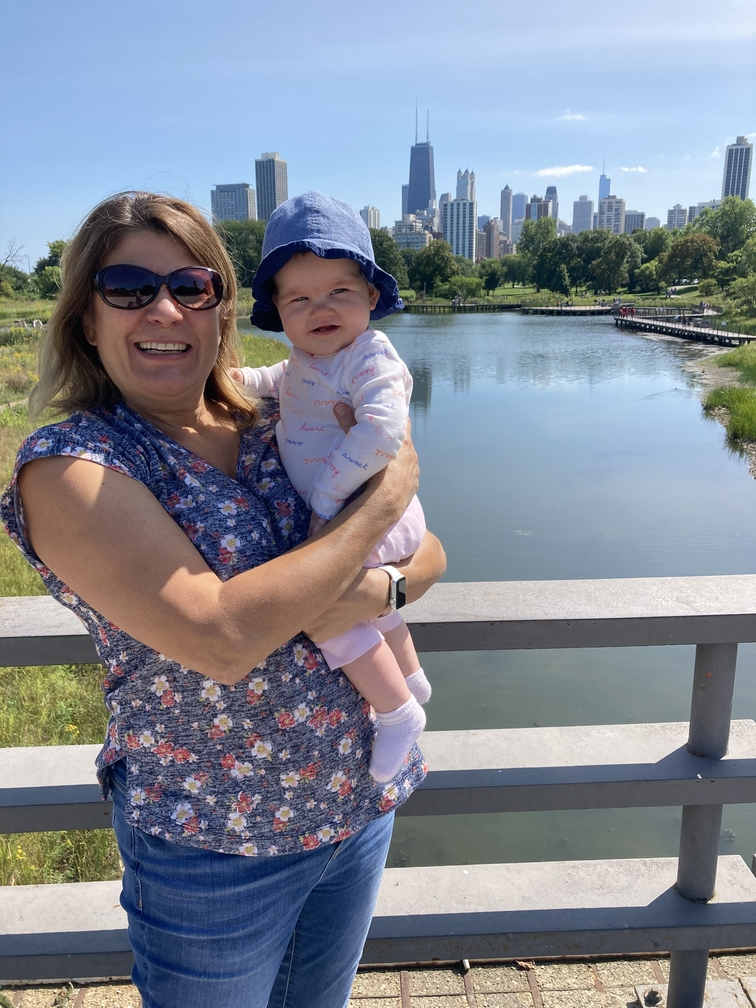
#> input picture face-detection/test.jpg, 756 x 1008 px, found by its file name
$ python square.py
#> lines starting #> are read from the running program, lines starting #| are printed output that depends on the picture; after the words box and inside, x2 and y2 are one past the last pixel; in counts of white or black regions, pixels touching at a corner belong together
import numpy as np
import cv2

def angle_cos(p0, p1, p2):
	d1, d2 = (p0-p1).astype('float'), (p2-p1).astype('float')
	return abs( np.dot(d1, d2) / np.sqrt( np.dot(d1, d1)*np.dot(d2, d2) ) )

def find_squares(img):
	squares = []
	biggest = None
	sizes = []
	for gray in cv2.split(img):
		for thrs in range(0, 255, 26):
			if thrs == 0:
				bin = cv2.Canny(gray, 0, 15, apertureSize=5)
			else:
				_retval, bin = cv2.threshold(gray, thrs, 255, cv2.THRESH_BINARY)
			contours, _hierarchy = cv2.findContours(bin, cv2.RETR_LIST, cv2.CHAIN_APPROX_SIMPLE)
			for cnt in contours:
				cnt_len = cv2.arcLength(cnt, True)
				cnt = cv2.approxPolyDP(cnt, 0.02*cnt_len, True)
				if len(cnt) == 4 and cv2.contourArea(cnt) > 1000 and cv2.isContourConvex(cnt):
					sizes.append(cv2.contourArea(cnt))
			avg = sum(sizes) / len(sizes)
			median = np.median(sizes)
			for cnt in contours:
				cnt_len = cv2.arcLength(cnt, True)
				cnt = cv2.approxPolyDP(cnt, 0.02*cnt_len, True)
				if len(cnt) == 4 and cv2.contourArea(cnt) > 1000 and cv2.isContourConvex(cnt):
					cnt = cnt.reshape(-1, 2)
					max_cos = np.max([angle_cos( cnt[i], cnt[(i+1) % 4], cnt[(i+2) % 4] ) for i in range(4)])
					if max_cos < 0.1:
						squares.append(cnt)
						if isinstance(biggest, (list, tuple, np.ndarray)):
							if cv2.contourArea(cnt) > cv2.contourArea(biggest):
								biggest = cnt
						else:
							biggest = cnt
	return squares, biggest

img = cv2.imread('test.jpg')
#> img is the input picture: shape (1008, 756, 3); mean B, G, R 147.7, 136, 129.7
img = cv2.flip(img, 0)
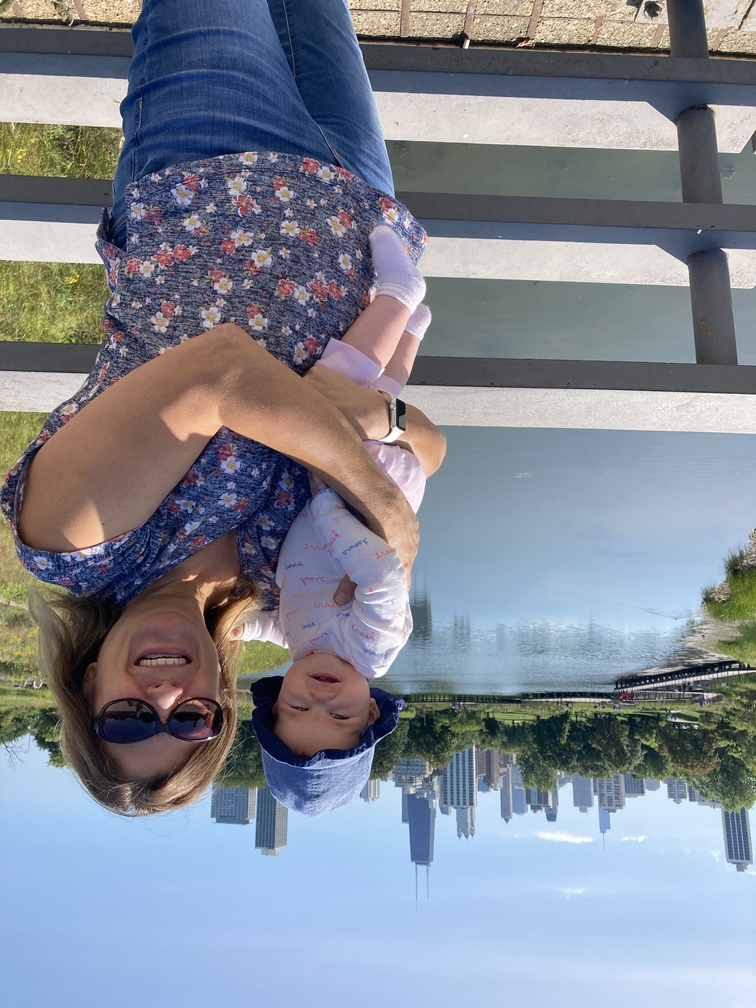
#> img: shape (1008, 756, 3); mean B, G, R 147.7, 136, 129.7
img = cv2.resize(img, (1100,940) )
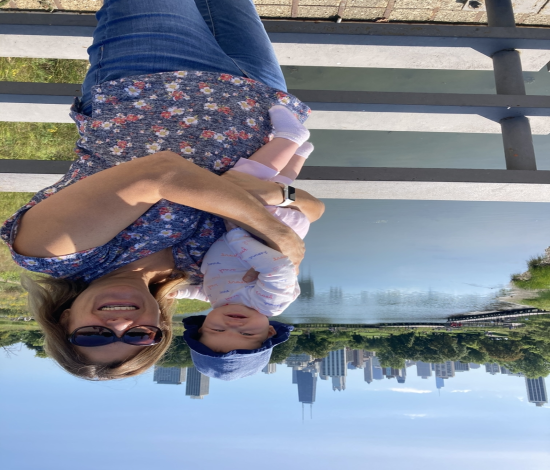
#> img: shape (940, 1100, 3) (shown at 1/2 size); mean B, G, R 147.6, 135.9, 129.6
#> the loop in find_squares, `for gray in cv2.split(img):` made 1 pass
#> after the loop in find_squares, `for gray in cv2.split(img):`:
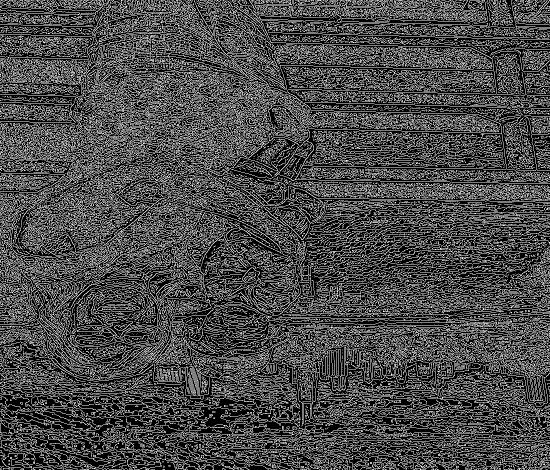
#> bin: shape (940, 1100) (shown at 1/2 size); 28.9% white in thin lines or dots
#> after the loop in find_squares, `for gray in cv2.split(img):`: cnt = contour of 9 points, box (x1, y1, x2, y2) (0, 0, 7, 3), area 2; sizes = []
#> (the run stopped early here; a loop or call above may not have finished)
